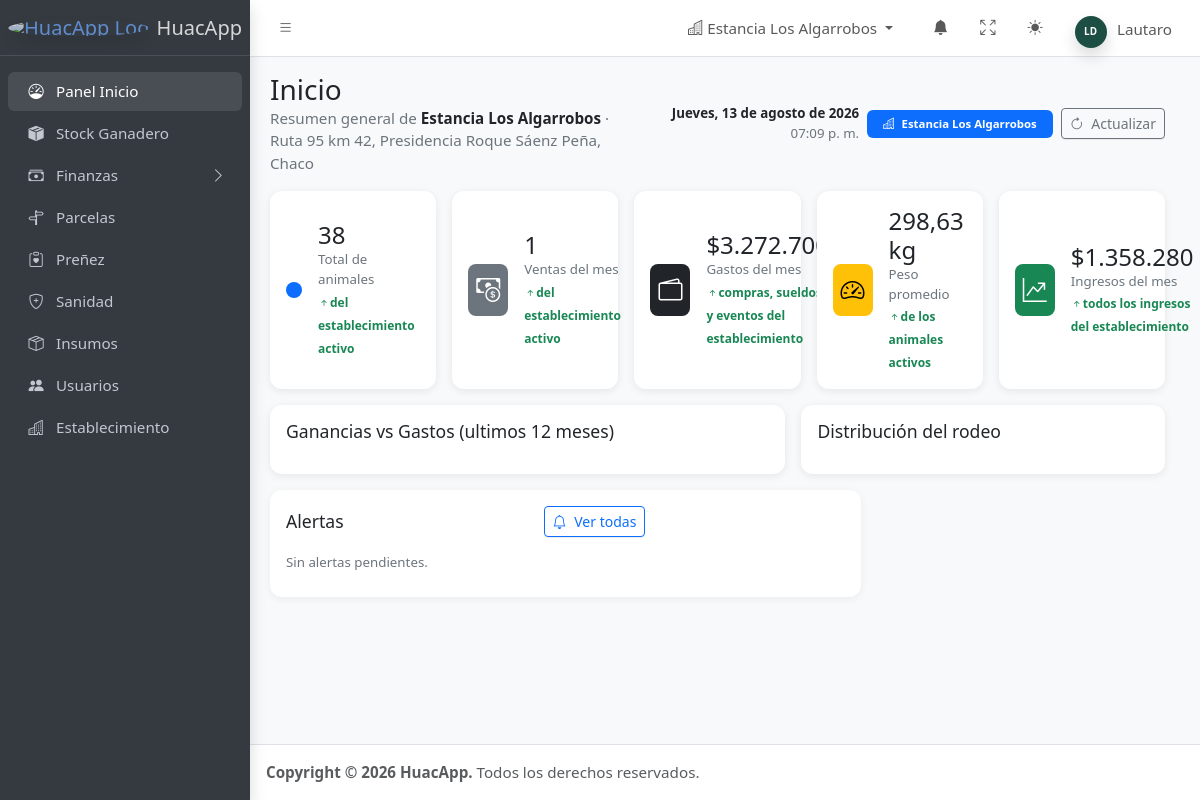
Screenshot of /panel/ (signed in) with the database file from the repository.
### establecimientos/models.py (models this page shows, shortened)
class Establecimiento(models.Model):
    nombre = models.CharField(max_length=100)
    fecha_inicio = models.DateField()
    ubicacion = models.CharField(max_length=100)
    logo = models.ImageField(upload_to='establecimientos/', null=True, blank=True)
    activo = models.BooleanField(default=True)

### usuarios/models.py (models this page shows, shortened)
class Usuario(models.Model):
    nombre_usuario = models.CharField(max_length=100)
    clave = models.CharField(max_length=100) # En un proyecto real esto se encripta
    debe_cambiar_clave = models.BooleanField(default=False)
    fecha_ultimo_acceso = models.DateTimeField(null=True, blank=True)
    fecha_creacion = models.DateTimeField(auto_now_add=True, null=True, blank=True)
    foto = models.ImageField(upload_to='perfil/', blank=True, null=True)
    persona = models.OneToOneField(Persona, on_delete=models.CASCADE)
    activo = models.BooleanField(default=True)
    class Meta:
        constraints = [
            models.UniqueConstraint(
                fields=['nombre_usuario'],
                condition=models.Q(activo=True),
                name='usuario_nombre_usuario_activo_uniq',
            ),
        ]

class Persona(models.Model):
    dni = models.CharField(max_length=8, null=True, blank=True)
    nombre = models.CharField(max_length=100)
    apellido = models.CharField(max_length=100, null=True, blank=True)
    correo_electronico = models.EmailField(max_length=100, null=True, blank=True)
    fecha_nacimiento = models.DateField(null=True, blank=True)
    telefono = models.CharField(max_length=20, blank=True, null=True)
    activo = models.BooleanField(default=True)
    class Meta:
        constraints = [
            models.UniqueConstraint(
                fields=['dni'],
                condition=models.Q(activo=True),
                name='persona_dni_activo_uniq',
            ),
            models.UniqueConstraint(
                fields=['correo_electronico'],
                condition=models.Q(activo=True),
                name='persona_correo_activo_uniq',
            ),
        ]

### web/views.py (the view)
# urls.py: path('panel/', views.dashboard, name='dashboard'),
def dashboard(request):
    return _page(request, 'index.html', 'dashboard', _dashboard_data(request))

### web/auth.py (called while the page is built)
def usuario_actual(request):
    usuario_id = request.session.get('usuario_id')
    if not usuario_id:
        return None
    return Usuario.objects.select_related('persona').filter(pk=usuario_id, activo=True).first()

def _establecimiento_id_activo(request):
    establecimiento_id = request.session.get('establecimiento_id')
    if establecimiento_id:
        return establecimiento_id
    if Establecimiento.objects.filter(activo=True).count() == 1:
        return Establecimiento.objects.filter(activo=True).first().id
    return None

def rol_usuario(request, usuario=None):
    usuario = usuario or usuario_actual(request)
    if usuario is None:
        return None
    roles = RolEstablecimiento.objects.filter(usuario=usuario)
    establecimiento_id = _establecimiento_id_activo(request)
    if establecimiento_id:
        rol = roles.filter(establecimiento_id=establecimiento_id).first()
        if rol is not None:
            return rol.nombre
    if roles.filter(nombre=ROL_PROPIETARIO).exists():
        return ROL_PROPIETARIO
    if roles.exists():
        return ROL_OPERARIO
    return None

def es_propietario(request):
    return rol_usuario(request) == ROL_PROPIETARIO

### web/context_processors.py (called while the page is built)
def auth_context(request):
    usuario = usuario_actual(request)
    return {
        'usuario_actual': usuario,
        'es_propietario': es_propietario(request) if usuario is not None else False,
    }

### web/views.py (called while the page is built)
def _categoria(animal):
    if animal.tipo_animal != 'Bovino':
        return ''
    peso = animal.peso_actual
    if _es_ternero(animal) and peso is not None and peso <= 400:
        return 'Ternero'
    return 'Toro' if animal.sexo == 'Macho' else 'Vaca'

def _es_ternero(animal):
    if not animal.fecha_nacimiento:
        return False
    mes_limite = animal.fecha_nacimiento.month + 6
    anio_limite = animal.fecha_nacimiento.year + (mes_limite - 1) // 12
    mes_limite = (mes_limite - 1) % 12 + 1
    dia_limite = min(animal.fecha_nacimiento.day, calendar.monthrange(anio_limite, mes_limite)[1])
    return date.today() <= date(anio_limite, mes_limite, dia_limite)

def _nombre_parcela(parcela):
    if parcela.descripcion:
        return parcela.descripcion.strip()
    return f'Parcela {parcela.id}'

def _usuario_es_propietario_global(request):
    usuario = usuario_actual(request)
    if usuario is None:
        return False
    return RolEstablecimiento.objects.filter(usuario=usuario, nombre=ROL_PROPIETARIO).exists()

### templates/index.html (shortened to what this page needs)
{% extends 'dashboard/base.html' %}
{% load static %}
{% block extra_css %}
  <link rel="stylesheet" href="{% static 'css/index.css' %}">
{% endblock %}
{% block content %}
<div class="app-content-header">
  <div class="container-fluid">
    <div class="row align-items-center">
      <div class="col-lg-5">
        <h3 class="mb-0">Inicio</h3>
        <p class="text-secondary mb-0">
          {% if establecimiento_actual %}
            Resumen general de <span class="fw-semibold text-body">{{ establecimiento_actual.nombre }}</span>
            {% if establecimiento_actual.ubicacion %} &middot; {{ establecimiento_actual.ubicacion }}{% endif %}
          {% else %}
            Resumen general del establecimiento ganadero.
          {% endif %}
        </p>
      </div>
      <div class="col-lg-7 mt-3 mt-lg-0">
        <div class="d-flex flex-wrap justify-content-lg-end align-items-center gap-2">
          <div class="text-lg-end small text-secondary">
            <div id="fecha-actual" class="fw-semibold text-body"></div>
            <div id="hora-actual"></div>
          </div>
          {% if establecimiento_actual %}
            <span class="badge text-bg-primary py-2 px-3" title="Establecimiento activo">
              <i class="bi bi-buildings me-1"></i> {{ establecimiento_actual.nombre }}
            </span>
          {% elif es_propietario %}
            <button type="button" class="btn btn-outline-primary btn-sm" data-bs-toggle="modal" data-bs-target="#modal-establecimiento">
              <i class="bi bi-plus-circle me-1"></i> Registrar establecimiento
            </button>
          {% endif %}
          <button type="button" class="btn btn-outline-secondary btn-sm" id="btn-actualizar">
            <i class="bi bi-arrow-clockwise me-1"></i> Actualizar
          </button>
        </div>
      </div>
    </div>
  </div>
</div>
<div class="app-content">
  <div class="container-fluid">
    <div class="row g-3 mb-3 row-cols-1 row-cols-sm-2 row-cols-lg-3 row-cols-xl-5">
      <div class="col">
        <div class="card vacapp-card h-100">
          <div class="card-body d-flex align-items-center gap-3">
            <div class="text-bg-primary rounded-3 p-2"></div>
            <div>
              <h4 class="mb-0" id="kpi-total-animales">0</h4>
              <small class="text-secondary d-block">Total de animales</small>
              <span class="kpi-variacion up"><i class="bi bi-arrow-up-short"></i>del establecimiento activo</span>
            </div>
          </div>
        </div>
      </div>
      {% if es_propietario %}
      <div class="col">
        <div class="card vacapp-card h-100">
          <div class="card-body d-flex align-items-center gap-3">
            <div class="text-bg-secondary rounded-3 p-2"><i class="bi bi-cash-coin fs-4"></i></div>
            <div>
              <h4 class="mb-0" id="kpi-ventas-mes">0</h4>
              <small class="text-secondary d-block">Ventas del mes</small>
              <span class="kpi-variacion up"><i class="bi bi-arrow-up-short"></i>del establecimiento activo</span>
            </div>
          </div>
        </div>
      </div>
      <div class="col">
        <div class="card vacapp-card h-100">
          <div class="card-body d-flex align-items-center gap-3">
            <div class="text-bg-dark rounded-3 p-2"><i class="bi bi-wallet2 fs-4"></i></div>
            <div>
              <h4 class="mb-0" id="kpi-gastos-mes">$0</h4>
              <small class="text-secondary d-block">Gastos del mes</small>
              <span class="kpi-variacion up"><i class="bi bi-arrow-up-short"></i>compras, sueldos y eventos del establecimiento</span>
            </div>
          </div>
        </div>
      </div>
      {% endif %}
      <div class="col">
        <div class="card vacapp-card h-100">
          <div class="card-body d-flex align-items-center gap-3">
            <div class="text-bg-warning rounded-3 p-2"><i class="bi bi-speedometer2 fs-4"></i></div>
            <div>
              <h4 class="mb-0" id="kpi-peso-promedio">0 kg</h4>
              <small class="text-secondary d-block">Peso promedio</small>
              <span class="kpi-variacion up"><i class="bi bi-arrow-up-short"></i>de los animales activos</span>
            </div>
          </div>
        </div>
      </div>
      {% if es_propietario %}
      <div class="col">
        <div class="card vacapp-card h-100">
          <div class="card-body d-flex align-items-center gap-3">
            <div class="text-bg-success rounded-3 p-2"><i class="bi bi-graph-up-arrow fs-4"></i></div>
            <div>
              <h4 class="mb-0" id="kpi-ingresos-mes">$0</h4>
              <small class="text-secondary d-block">Ingresos del mes</small>
              <span class="kpi-variacion up"><i class="bi bi-arrow-up-short"></i>todos los ingresos del establecimiento</span>
            </div>
          </div>
        </div>
      </div>
      {% endif %}
    </div>
    <div class="row g-3 mb-3">
      {% if es_propietario %}
      <div class="col-lg-7">
        <div class="card vacapp-card h-100">
          <div class="card-header bg-transparent border-0 pb-0">
            <h3 class="card-title">Ganancias vs Gastos (ultimos 12 meses)</h3>
          </div>
          <div class="card-body">
          </div>
        </div>
      </div>
      {% endif %}
      <div class="col{% if es_propietario %}-lg-5{% else %}-12{% endif %}">
        <div class="card vacapp-card h-100">
          <div class="card-header bg-transparent border-0 pb-0">
            <h3 class="card-title">Distribución del rodeo</h3>
          </div>
          <div class="card-body">
          </div>
        </div>
      </div>
    </div>
    <div class="row g-3 mb-3">
      <div class="col-12 col-lg-8">
        <div class="card vacapp-alert-card h-100">
          <div class="card-header bg-transparent border-0 pb-0 d-flex justify-content-between align-items-center">
            <h3 class="card-title">Alertas</h3>
            <button type="button" class="btn btn-sm btn-outline-primary" data-bs-toggle="modal" data-bs-target="#modal-notificaciones" id="btn-ver-notificaciones">
              <i class="bi bi-bell me-1"></i> Ver todas
            </button>
          </div>
          <div class="card-body d-flex flex-column gap-2" id="alertas-contenedor">
            <div class="text-secondary small">Sin alertas pendientes.</div>
          </div>
        </div>
      </div>
    </div>
  </div>
</div>
{% endblock %}

### templates/partials/navbar.html (shortened to what this page needs)
{% load static %}
<nav class="app-header navbar navbar-expand bg-body">
  <div class="container-fluid">
    <ul class="navbar-nav">
      <li class="nav-item">
        <a class="nav-link" data-lte-toggle="sidebar" href="#" role="button">
          <i class="bi bi-list"></i>
        </a>
      </li>
    </ul>
    <ul class="navbar-nav ms-auto">
      <li class="nav-item dropdown me-2">
        <a class="nav-link dropdown-toggle d-flex align-items-center gap-1" data-bs-toggle="dropdown" href="#" role="button" aria-expanded="false">
          <i class="bi bi-buildings"></i>
          <span class="d-none d-lg-inline text-truncate" style="max-width: 16rem;" id="establecimiento-actual-nombre">
            {{ establecimiento_actual.nombre|default:'Seleccionar establecimiento' }}
          </span>
        </a>
      </li>
      <li class="nav-item dropdown">
        <a class="nav-link" data-bs-toggle="dropdown" href="#" id="notificaciones-toggle">
          <i class="bi bi-bell-fill"></i>
        </a>
      </li>
      <li class="nav-item">
        <a class="nav-link" href="#" data-lte-toggle="fullscreen">
          <i data-lte-icon="maximize" class="bi bi-arrows-fullscreen"></i>
        </a>
      </li>
      <li class="nav-item dropdown">
          <a class="nav-link"
          href="#"
          id="bd-theme"
          aria-label="Toggle color scheme"
          data-bs-toggle="dropdown"
          aria-expanded="false"
        >
          <i class="bi bi-sun-fill" data-lte-theme-icon="light"></i>
        </a>
      </li>
      <li class="nav-item dropdown user-menu">
        <a href="#" class="nav-link dropdown-toggle" data-bs-toggle="dropdown">
          {% if usuario_actual.foto %}
            <img
              src="{{ usuario_actual.foto.url }}"
              class="user-image rounded-circle shadow"
              alt="User Image"
            />
          {% else %}
            <span class="vacapp-navbar-iniciales rounded-circle shadow" style="background:{% if es_propietario %}#1d4e43{% else %}#6c757d{% endif %}" title="User Image">{{ usuario_actual.persona.nombre|default:usuario_actual.nombre_usuario|default:'Usuario'|slice:":1"|upper }}{{ usuario_actual.persona.apellido|slice:":1"|upper }}</span>
          {% endif %}
          <span class="d-none d-md-inline">
            {{ usuario_actual.persona.nombre|default:usuario_actual.nombre_usuario|default:'Usuario' }}
          </span>
        </a>
      </li>
    </ul>
  </div>
</nav>

### static/css/index.css (style rules this page uses)
html { overflow-y: auto; }
body { font-size: 0.95rem; }
.vacapp-card { border: 0; border-radius: 0.75rem; box-shadow: 0 0.125rem 0.5rem rgba(0, 0, 0, 0.08); }
.vacapp-alert-card { border: 0; border-radius: 0.75rem; box-shadow: 0 0.125rem 0.5rem rgba(0, 0, 0, 0.06); }
.kpi-variacion { font-size: 0.75rem; font-weight: 600; }
.kpi-variacion.up { color: #198754; }
.vacapp-navbar-iniciales { display: inline-flex; align-items: center; justify-content: center; width: 2rem; height: 2rem; border-radius: 50%; font-size: 0.62rem; font-weight: 600; line-height: 1; letter-spacing: 0.01em; color: #fff; text-transform: uppercase; white-space: nowrap; overflow: hidden; flex-shrink: 0; margin-right: 0.4rem; }

### rows the page displays
Establecimiento: nombre "Estancia Los Algarrobos", ubicacion "Ruta 95 km 42, Presidencia Roque Sáenz Peña, Chaco"
Usuario: persona.nombre "L", persona.apellido "D", persona.nombre "Lautaro"
